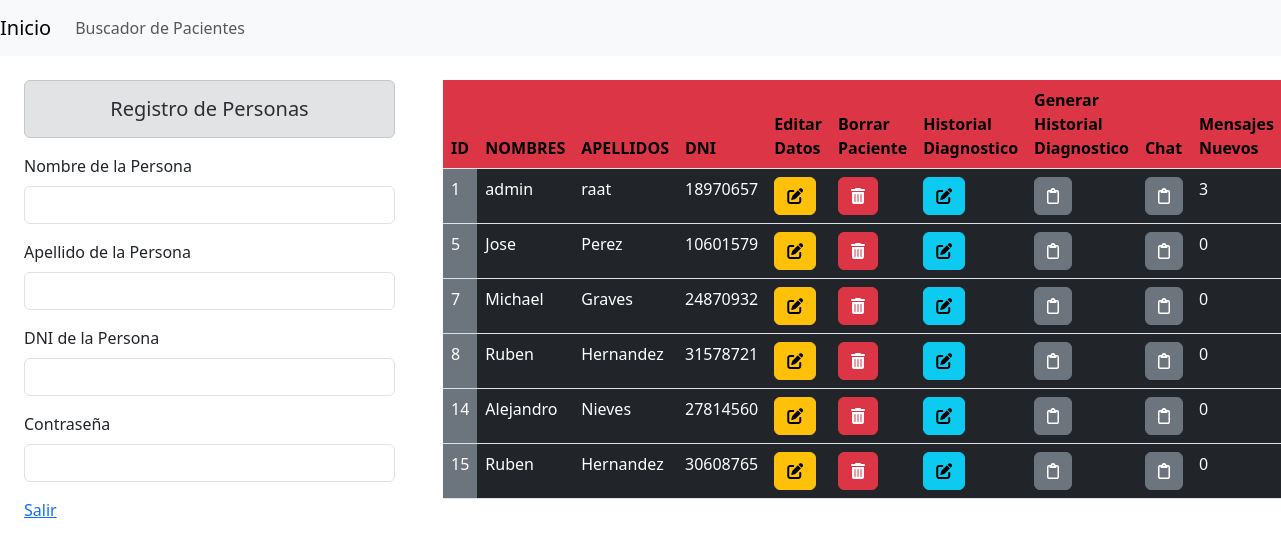
/admin_page.php (signed in), run on the app's committed database.
### tables this page shows
CREATE TABLE `empleados` (
  `id` int(11) NOT NULL,
  `nombre` varchar(200) DEFAULT NULL,
  `apellido` varchar(200) DEFAULT NULL,
  `dni` varchar(255) DEFAULT NULL,
  `password` varchar(255) DEFAULT NULL,
  `detalles` text
);

### admin_page.php (the view, shortened to what this page needs)
<!DOCTYPE html>
<html lang="en">
<head>
    <link href="https://cdn.jsdelivr.net/npm/bootstrap@5.3.3/dist/css/bootstrap.min.css" rel="stylesheet">
</head>
<body>
<nav class="navbar navbar-expand-lg navbar-light bg-light">
<a class="navbar-brand" href="inicio_admin.php">Inicio</a>
<div class="collapse navbar-collapse" id="navbarNav" >
  <ul class="navbar-nav">
    <li class="nav-item active">
      <a class="nav-link" href="look.php">Buscador de Pacientes </a>
    </li>
  </ul>
</div>
</nav>
<div class="container-fluid row">
    <form class="col-4 p-4" method="post">
        <h5 class="text-center alert alert-secondary">Registro de Personas</h5>
  <div class="mb-3">
    <label for="exampleInputEmail1" class="form-label">Nombre de la Persona</label>
    <input type="text" class="form-control" name="nombre">
  </div>
  <div class="mb-3">
    <label for="exampleInputEmail1" class="form-label">Apellido de la Persona</label>
    <input type="text" class="form-control" name="apellido">
  </div>
  <div class="mb-3">
    <label for="exampleInputEmail1" class="form-label">DNI de la Persona</label>
    <input type="text" class="form-control" name="dni">
  </div>
  <div class="mb-3">
    <label for="exampleInputEmail1" class="form-label">Contraseña</label>
    <input type="number" class="form-control" name="password">
  </div>
  <a href='controller/salir.php'>Salir</a>
</form>
    <div class="col-4 p-4 ">
        <table class="table margin-center">
            <thead>
                <tr>
                <th scope="col" class="bg-danger .bg-gradient" >ID</th>
                <th scope="col" class="bg-danger .bg-gradient">NOMBRES</th>
                <th scope="col" class="bg-danger .bg-gradient">APELLIDOS</th>
                <th scope="col" class="bg-danger .bg-gradient">DNI</th>
                <th scope="col" class="bg-danger .bg-gradient">Editar Datos</th>
                <th scope="col" class="bg-danger .bg-gradient">Borrar Paciente</th>
                <th scope="col" class="bg-danger .bg-gradient">Historial Diagnostico</th>
                <th scope="col" class="bg-danger .bg-gradient">Generar Historial Diagnostico</th>
                <th scope="col" class="bg-danger .bg-gradient">Chat</th>
                <th scope="col" class="bg-danger .bg-gradient">Mensajes Nuevos</th>
                </tr>
            </thead>
            <tbody>
            <?php
                include("conexion.php");
                $stmt = $pdo->prepare("SELECT * FROM empleados ");
                $stmt->execute();
                $resultado = $stmt->fetchAll();
                    foreach($resultado as $datos):
                      $leidoid = $datos['id'];
                      $stmtl = $pdo->prepare("SELECT e.nombre, m.mensajitos, m.leido FROM messages m
                      JOIN empleados e ON (m.sender_id=e.id) WHERE m.leido = 0 AND m.sender_id = :leidoid ");
                      $stmtl->bindParam(':leidoid', $leidoid);
                      $stmtl->execute();
                      $conta4 = $stmtl->rowCount();
                        ?>
                        <tr>
                            <td class="bg-secondary .bg-gradient text-white"><?php echo $datos['id'] ?></td>
                            <td class="bg-dark text-white"><?php echo $datos['nombre'] ?></td>
                            <td class="bg-dark text-white"><?php echo $datos['apellido'] ?></td>
                            <td class="bg-dark text-white"><?php echo $datos['dni'] ?></td>
                            <td class="bg-dark text-white">
                            <a href="modificar_datos.php?id=<?= $datos['id']  ?>" class="btn btn-small btn-warning"><i class="fa-solid fa-pen-to-square"></i></a>
                            </td>
                            <td class="bg-dark text-white"><a onclick="return eliminar()"  href="admin_page.php?id=<?= $datos['id']  ?>" class="btn btn-small btn-danger"><i class="fa-solid fa-trash-can"></i></a>
                          </td>
                          <td class="bg-dark text-white"><a href="admin_historial.php?id=<?= $datos['id']  ?>" class="btn btn-small btn-info"><i class="fa-solid fa-pen-to-square"></i></a>
                          </td>
                          <td class="bg-dark text-white"><a href="gh1.php?id=<?= $datos['id']  ?>" class="btn btn-small btn-secondary"> <i class="fa-regular fa-clipboard"></i></a>
                    </td>
                          <td class="bg-dark text-white">
                          <a href="chat.php?receiver_id=<?= $datos['id']  ?>" class="btn btn-small btn-secondary"> <i class="fa-regular fa-clipboard"></i></a>
                          </td>
                          <td class="bg-dark text-white"><?php echo $conta4 ?></td>
                        </tr>
                        <?php
                    endforeach;
                ?>
            </tbody>
        </table>
    </div>
    </div>
</body>
</html>

### data on the page
empleados: id "1", nombre "admin", apellido "raat", dni "18970657", conta4 "3"
empleados: id "5", nombre "Jose", apellido "Perez", dni "10601579", conta4 "0"
empleados: id "7", nombre "Michael", apellido "Graves", dni "24870932", conta4 "0"
empleados: id "8", nombre "Ruben", apellido "Hernandez", dni "31578721", conta4 "0"
empleados: id "14", nombre "Alejandro", apellido "Nieves", dni "27814560", conta4 "0"
empleados: id "15", nombre "Ruben", apellido "Hernandez", dni "30608765", conta4 "0"
